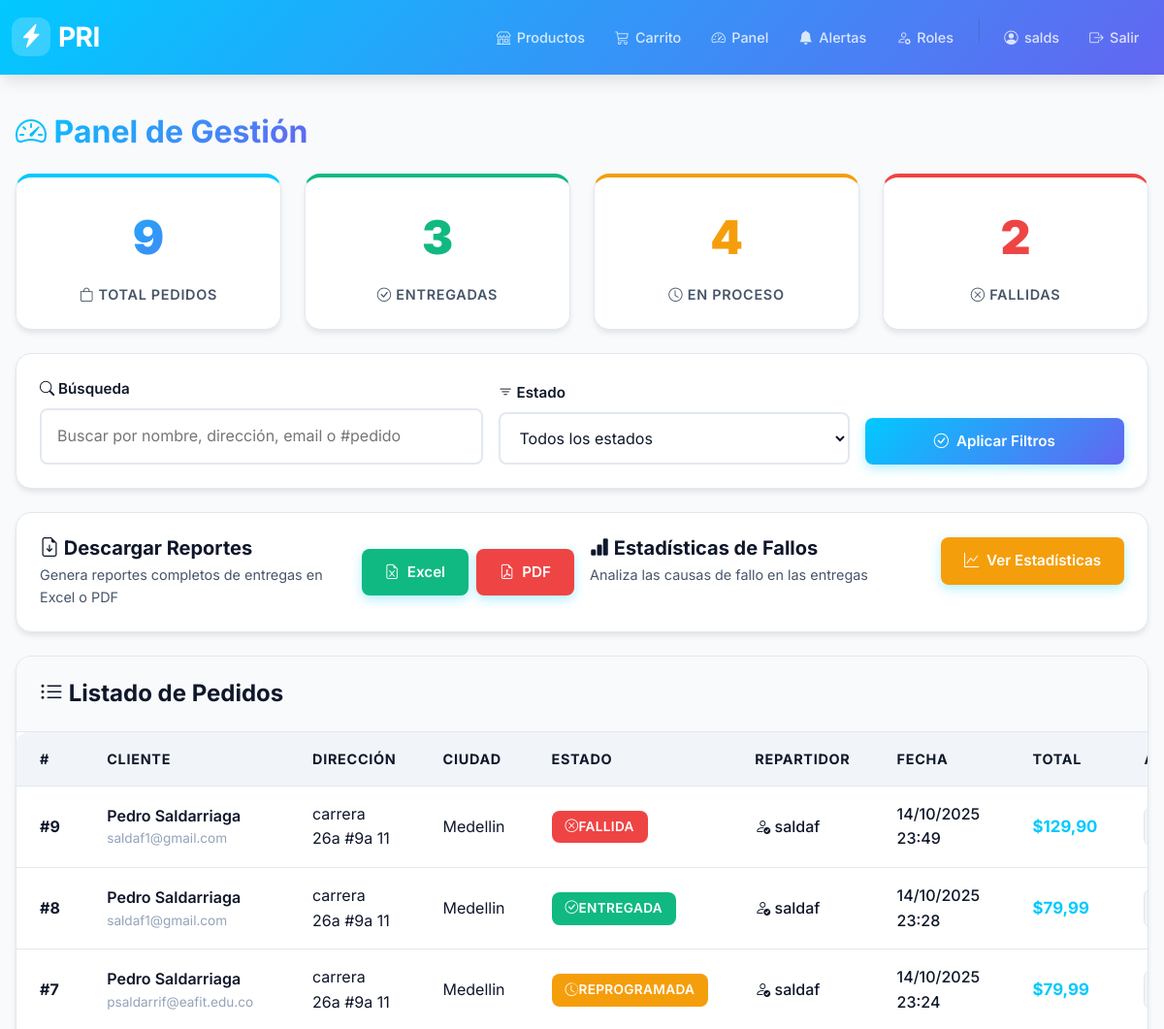
/orders/panel/ (signed in, upper part), run on an earlier commit of the app's database.
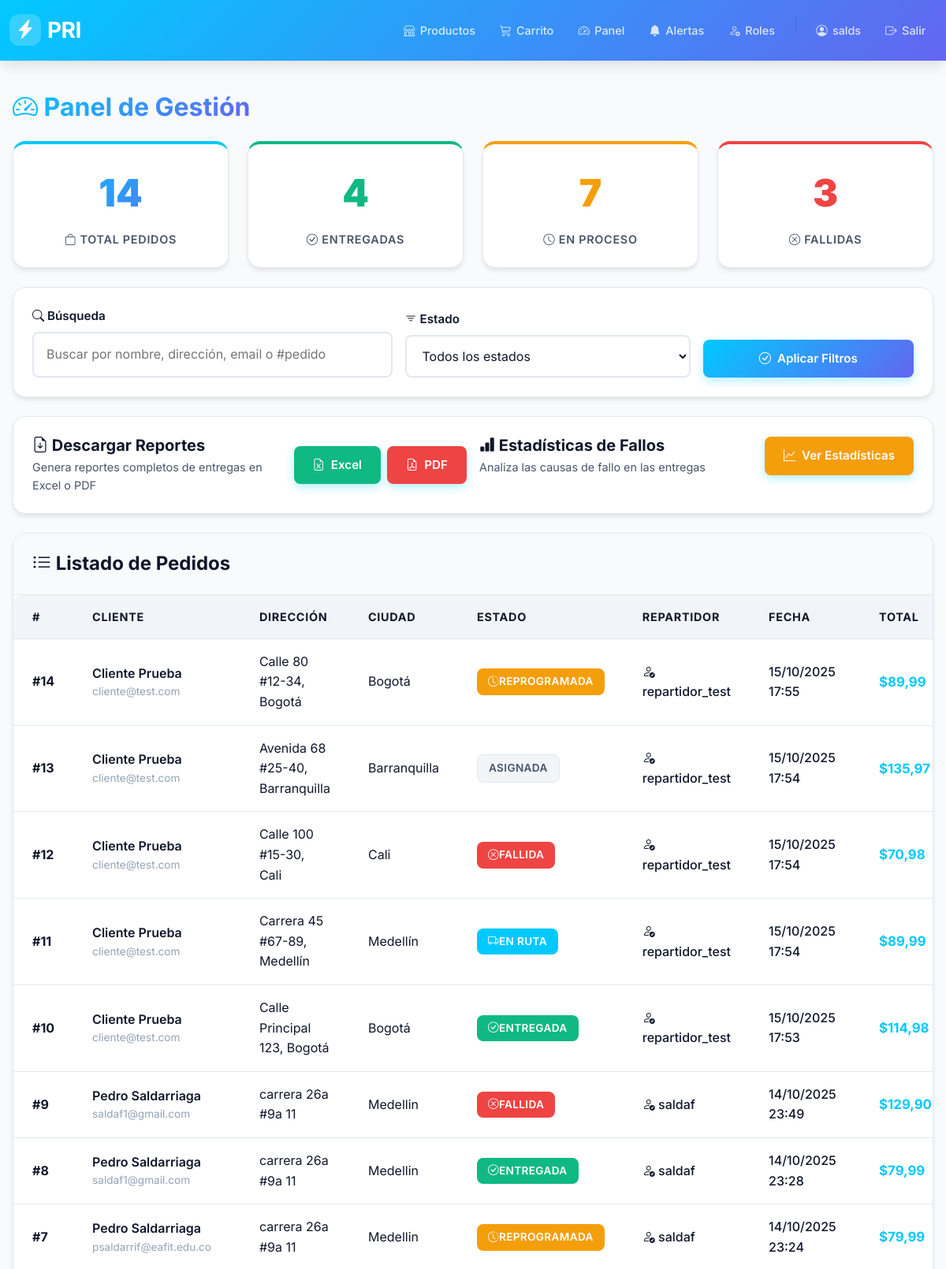
And on a later commit of the database.
### orders/models.py (models this page shows, shortened)
class Order(models.Model):
    user = models.ForeignKey(User, on_delete=models.SET_NULL, null=True, blank=True, related_name="orders")
    created_at = models.DateTimeField(auto_now_add=True)
    updated_at = models.DateTimeField(auto_now=True)
    full_name = models.CharField(max_length=200)
    email = models.EmailField()
    address = models.CharField(max_length=255)
    city = models.CharField(max_length=100)
    postal_code = models.CharField(max_length=20)
    paid = models.BooleanField(default=False)
    total_amount = models.DecimalField(max_digits=10, decimal_places=2, default=0)

class Delivery(models.Model):
    STATUS_CHOICES = (
        ("pendiente", "Pendiente"),
        ("asignada", "Asignada"),
        ("en_ruta", "En ruta"),
        ("fallida", "Fallida"),
        ("reprogramada", "Reprogramada"),
        ("entregada", "Entregada"),
    )
    order = models.OneToOneField(Order, on_delete=models.CASCADE, related_name="delivery")
    status = models.CharField(max_length=20, choices=STATUS_CHOICES, default="pendiente")
    rider = models.ForeignKey(User, on_delete=models.SET_NULL, null=True, blank=True, related_name="deliveries")
    scheduled_date = models.DateField(null=True, blank=True)
    scheduled_window = models.CharField(max_length=50, blank=True)
    notes = models.TextField(blank=True)
    photo = models.ImageField(upload_to="deliveries/", null=True, blank=True)
    failure_reason = models.CharField(max_length=120, blank=True)
    updated_at = models.DateTimeField(auto_now=True)
    created_at = models.DateTimeField(auto_now_add=True)

### orders/views.py (the view, shortened to what this page needs)
# urls.py: path("panel/", views.manager_panel, name="panel"),
@login_required
def manager_panel(request):
    user = request.user
    if not user.is_superuser and (not hasattr(user, "profile") or user.profile.role != "manager"):
        return redirect("orders:my_orders")
    status = request.GET.get("status", "")
    q = request.GET.get("q", "")
    orders_qs = Order.objects.select_related("user").prefetch_related("items", "delivery").all()
    if status:
        orders_qs = orders_qs.filter(delivery__status=status)
    total = orders_qs.count()
    delivered = orders_qs.filter(delivery__status="entregada").count()
    failed = orders_qs.filter(delivery__status="fallida").count()
    pending = orders_qs.exclude(delivery__status="entregada").exclude(delivery__status="fallida").count()
    deliveries_by_status = Delivery.objects.values("status").annotate(c=Count("id"))
    return render(
        request,
        "orders/manager_panel.html",
        {
            "orders": orders_qs.order_by("-created_at")[:200],
            "total": total,
            "delivered": delivered,
            "failed": failed,
            "pending": pending,
            "deliveries_by_status": deliveries_by_status,
            "status": status,
            "q": q,
        },
    )

### orders/templates/orders/manager_panel.html (shortened to what this page needs)
{% extends 'base.html' %}
{% block content %}
<h2 class="mb-4">
  <span class="text-gradient">
    <i class="bi bi-speedometer2"></i> Panel de Gestión
  </span>
</h2>
<div class="row g-4 mb-4">
  <div class="col-md-3">
    <div class="modern-card text-center" style="border-top: 4px solid #01c9ff;">
      <div class="modern-card-body">
        <div style="font-size: 3rem; font-weight: 900; background: linear-gradient(135deg, #01c9ff 0%, #6366f1 100%); -webkit-background-clip: text; -webkit-text-fill-color: transparent; margin-bottom: 0.5rem;">
          {{ total }}
        </div>
        <div style="color: var(--text-secondary); font-weight: 600; text-transform: uppercase; letter-spacing: 0.05em; font-size: 0.9rem;">
          <i class="bi bi-bag"></i> Total Pedidos
        </div>
      </div>
    </div>
  </div>
  <div class="col-md-3">
    <div class="modern-card text-center" style="border-top: 4px solid #10b981;">
      <div class="modern-card-body">
        <div style="font-size: 3rem; font-weight: 900; color: #10b981; margin-bottom: 0.5rem;">
          {{ delivered }}
        </div>
        <div style="color: var(--text-secondary); font-weight: 600; text-transform: uppercase; letter-spacing: 0.05em; font-size: 0.9rem;">
          <i class="bi bi-check-circle"></i> Entregadas
        </div>
      </div>
    </div>
  </div>
  <div class="col-md-3">
    <div class="modern-card text-center" style="border-top: 4px solid #f59e0b;">
      <div class="modern-card-body">
        <div style="font-size: 3rem; font-weight: 900; color: #f59e0b; margin-bottom: 0.5rem;">
          {{ pending }}
        </div>
        <div style="color: var(--text-secondary); font-weight: 600; text-transform: uppercase; letter-spacing: 0.05em; font-size: 0.9rem;">
          <i class="bi bi-clock"></i> En Proceso
        </div>
      </div>
    </div>
  </div>
  <div class="col-md-3">
    <div class="modern-card text-center" style="border-top: 4px solid #ef4444;">
      <div class="modern-card-body">
        <div style="font-size: 3rem; font-weight: 900; color: #ef4444; margin-bottom: 0.5rem;">
          {{ failed }}
        </div>
        <div style="color: var(--text-secondary); font-weight: 600; text-transform: uppercase; letter-spacing: 0.05em; font-size: 0.9rem;">
          <i class="bi bi-x-circle"></i> Fallidas
        </div>
      </div>
    </div>
  </div>
</div>
<div class="modern-card mb-4">
  <div class="modern-card-body">
    <form method="get" class="row g-3 align-items-end">
      <div class="col-md-5">
        <label class="modern-form-label">
          <i class="bi bi-search"></i> Búsqueda
        </label>
        <input class="modern-form-control" name="q" value="{{ q }}" placeholder="Buscar por nombre, dirección, email o #pedido">
      </div>
      <div class="col-md-4">
        <label class="modern-form-label">
          <i class="bi bi-filter"></i> Estado
        </label>
        <select class="modern-form-control" name="status">
          <option value="">Todos los estados</option>
        </select>
      </div>
      <div class="col-md-3">
        <button type="submit" class="btn-modern btn-primary-modern w-100">
          <i class="bi bi-check-circle"></i> Aplicar Filtros
        </button>
      </div>
    </form>
  </div>
</div>
<div class="modern-card mb-4">
  <div class="modern-card-body">
    <div class="row g-3">
      <div class="col-md-6">
        <div class="d-flex justify-content-between align-items-center">
          <div>
            <h5 class="mb-1" style="color: var(--text-primary);">
              <i class="bi bi-file-earmark-arrow-down"></i> Descargar Reportes
            </h5>
            <p class="mb-0" style="color: var(--text-secondary); font-size: 0.9rem;">
              Genera reportes completos de entregas en Excel o PDF
            </p>
          </div>
          <div class="d-flex gap-2">
            <a href="{% url 'orders:download_report' %}?format=excel{% if status %}&status={{ status }}{% endif %}"
               class="btn-modern btn-primary-modern" style="background: #10b981; border-color: #10b981;">
              <i class="bi bi-file-earmark-excel"></i> Excel
            </a>
            <a href="{% url 'orders:download_report' %}?format=pdf{% if status %}&status={{ status }}{% endif %}"
               class="btn-modern btn-primary-modern" style="background: #ef4444; border-color: #ef4444;">
              <i class="bi bi-file-earmark-pdf"></i> PDF
            </a>
          </div>
        </div>
      </div>
      <div class="col-md-6">
        <div class="d-flex justify-content-between align-items-center">
          <div>
            <h5 class="mb-1" style="color: var(--text-primary);">
              <i class="bi bi-bar-chart-fill"></i> Estadísticas de Fallos
            </h5>
            <p class="mb-0" style="color: var(--text-secondary); font-size: 0.9rem;">
              Analiza las causas de fallo en las entregas
            </p>
          </div>
          <div>
            <a href="{% url 'orders:failure_statistics' %}"
               class="btn-modern btn-primary-modern" style="background: #f59e0b; border-color: #f59e0b;">
              <i class="bi bi-graph-up"></i> Ver Estadísticas
            </a>
          </div>
        </div>
      </div>
    </div>
  </div>
</div>
<div class="modern-card">
  <div class="modern-card-header">
    <h4 class="mb-0">
      <i class="bi bi-list-ul"></i> Listado de Pedidos
    </h4>
  </div>
  <div class="modern-card-body" style="padding: 0;">
    <div class="table-responsive">
      <table class="modern-table">
        <thead>
          <tr>
            <th>#</th>
            <th>Cliente</th>
            <th>Dirección</th>
            <th>Ciudad</th>
            <th>Estado</th>
            <th>Repartidor</th>
            <th>Fecha</th>
            <th>Total</th>
            <th>Acciones</th>
          </tr>
        </thead>
        <tbody>
          {% for o in orders %}
          <tr>
            <td style="font-weight: 700; color: var(--text-primary);">#{{ o.id }}</td>
            <td>
              <div style="font-weight: 600; color: var(--text-primary);">{{ o.full_name }}</div>
              <div style="font-size: 0.85rem; color: var(--text-muted);">{{ o.email }}</div>
            </td>
            <td style="color: var(--text-primary);">{{ o.address }}</td>
            <td style="color: var(--text-primary);">{{ o.city }}</td>
            <td>
              {% if o.delivery %}
                {% if o.delivery.status == 'entregada' %}
                  <span class="modern-badge badge-success">
                    <i class="bi bi-check-circle"></i> {{ o.delivery.get_status_display }}
                  </span>
                {% elif o.delivery.status == 'fallida' %}
                  <span class="modern-badge badge-danger">
                    <i class="bi bi-x-circle"></i> {{ o.delivery.get_status_display }}
                  </span>
                {% elif o.delivery.status == 'en_ruta' %}
                  <span class="modern-badge" style="background: #01c9ff; color: white;">
                    <i class="bi bi-truck"></i> {{ o.delivery.get_status_display }}
                  </span>
                {% elif o.delivery.status == 'reprogramada' %}
                  <span class="modern-badge badge-warning">
                    <i class="bi bi-clock-history"></i> {{ o.delivery.get_status_display }}
                  </span>
                {% else %}
                  <span class="modern-badge badge-secondary">
                    {{ o.delivery.get_status_display }}
                  </span>
                {% endif %}
              {% else %}
                <span class="modern-badge badge-warning">
                  <i class="bi bi-exclamation-triangle"></i> Sin entrega
                </span>
              {% endif %}
            </td>
            <td style="color: var(--text-primary); font-weight: 500;">
              {% if o.delivery and o.delivery.rider %}
                <i class="bi bi-person-check"></i> {{ o.delivery.rider.username }}
              {% else %}
                <span style="color: var(--text-muted);">-</span>
              {% endif %}
            </td>
            <td style="color: var(--text-primary); font-weight: 500;">{{ o.created_at|date:"d/m/Y H:i" }}</td>
            <td>
              <span style="font-weight: 700; color: var(--pri-blue); font-size: 1.05rem;">
                ${{ o.total_amount }}
              </span>
            </td>
            <td>
              <a class="btn-modern btn-secondary-modern" href="{% url 'orders:delivery_detail' o.id %}" style="padding: 0.5rem 1rem; font-size: 0.9rem;">
              </a>
            </td>
          </tr>
          {% endfor %}
        </tbody>
      </table>
    </div>
  </div>
</div>
{% endblock %}

### templates/base.html (shortened to what this page needs)
{% load static %}
<!DOCTYPE html>
<html lang="es">
<head>
    <link href="https://cdn.jsdelivr.net/npm/bootstrap@5.3.3/dist/css/bootstrap.min.css" rel="stylesheet">
    <link rel="stylesheet" href="https://cdn.jsdelivr.net/npm/bootstrap-icons@1.11.3/font/bootstrap-icons.min.css">
    <link rel="stylesheet" href="{% static 'css/modern-style.css' %}">
</head>
<body>
    <nav class="modern-navbar">
        <div class="container-fluid">
            <div class="d-flex align-items-center justify-content-between w-100">
                <a class="navbar-brand-modern" href="/">
                    <span class="brand-icon">
                        <i class="bi bi-lightning-charge-fill"></i>
                    </span>
                    <span style="color: white; font-weight: 700;">PRI</span>
                </a>
                <div class="d-flex align-items-center gap-1 flex-wrap">
                    {% if user.is_authenticated %}
                        {% if user.profile.role == 'cliente' or not user.profile %}
                            <a class="modern-nav-link-compact" href="/shop/" title="Productos">
                                <i class="bi bi-shop"></i>
                                <span class="d-none d-lg-inline">Productos</span>
                            </a>
                            <a class="modern-nav-link-compact" href="/cart/" title="Carrito">
                                <i class="bi bi-cart3"></i>
                                <span class="d-none d-lg-inline">Carrito</span>
                            </a>
                        {% endif %}
                    {% endif %}
                    {% if user.is_authenticated %}
                        {% if user.is_superuser or user.profile.role == 'manager' %}
                            <a class="modern-nav-link-compact" href="/orders/panel/" title="Panel de Administración">
                                <i class="bi bi-speedometer2"></i>
                                <span class="d-none d-lg-inline">Panel</span>
                            </a>
                            <a class="modern-nav-link-compact" href="/orders/notifications/" title="Alertas de Coordinación">
                                <i class="bi bi-bell-fill"></i>
                                <span class="d-none d-lg-inline">Alertas</span>
                            </a>
                        {% endif %}
                    {% endif %}
                    {% if user.is_superuser %}
                        <a class="modern-nav-link-compact" href="/accounts/manage-roles/" title="Gestionar Roles">
                            <i class="bi bi-person-gear"></i>
                            <span class="d-none d-lg-inline">Roles</span>
                        </a>
                    {% endif %}
                    {% if user.is_authenticated %}
                        <a class="modern-nav-link-compact" href="/accounts/profile/" title="Mi Perfil">
                            <i class="bi bi-person-circle"></i>
                            <span class="d-none d-lg-inline">{{ user.username }}</span>
                        </a>
                        <a class="modern-nav-link-compact" href="/accounts/logout/" title="Cerrar Sesión">
                            <i class="bi bi-box-arrow-right"></i>
                            <span class="d-none d-lg-inline">Salir</span>
                        </a>
                    {% endif %}
                </div>
            </div>
        </div>
    </nav>
    <main class="main-container fade-in">
        {% block content %}{% endblock %}
    </main>
</body>
</html>

What changed in the data, as far as the page shows it:
added Order: id "14", full_name "Cliente Prueba", email "cliente@test.com", address "Calle 80 #12-34, Bogotá", city "Bogotá", delivery.status "REPROGRAMADA", delivery.rider.username "repartidor_test", created_at "15/10/2025 17:55", total_amount "89,99"
added Order: id "13", full_name "Cliente Prueba", email "cliente@test.com", address "Avenida 68 #25-40, Barranquilla", city "Barranquilla", delivery.status "ASIGNADA", delivery.rider.username "repartidor_test", created_at "15/10/2025 17:54", total_amount "135,97"
added Order: id "12", full_name "Cliente Prueba", email "cliente@test.com", address "Calle 100 #15-30, Cali", city "Cali", delivery.status "FALLIDA", delivery.rider.username "repartidor_test", created_at "15/10/2025 17:54", total_amount "70,98"
added Order: id "11", full_name "Cliente Prueba", email "cliente@test.com", address "Carrera 45 #67-89, Medellín", city "Medellín", delivery.status "EN RUTA", delivery.rider.username "repartidor_test", created_at "15/10/2025 17:54", total_amount "89,99"
added Order: id "10", full_name "Cliente Prueba", email "cliente@test.com", address "Calle Principal 123, Bogotá", city "Bogotá", delivery.status "ENTREGADA", delivery.rider.username "repartidor_test", created_at "15/10/2025 17:53", total_amount "114,98"
Also different on the page:
{{ total }}: "9" → "14"
{{ delivered }}: "3" → "4"
{{ pending }}: "4" → "7"
{{ failed }}: "2" → "3"
